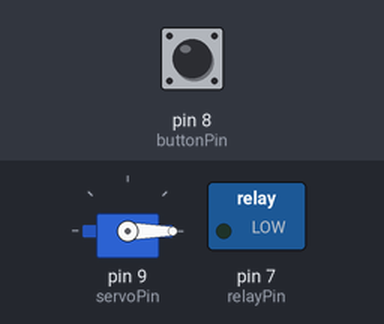
A sketch run on a simulated Arduino Uno, built with avr-gcc and run on an emulated ATmega328P. Parts: servo, switched loads named in the sketch (green lamp = pin HIGH). The test bench sets the inputs (shaded band); at power-on: pin 8 (buttonPin) HIGH.

Above: at 1.2 s.
1.3 s: pin 8 (buttonPin) pulled LOW for 0.15 s
At 2.8 s:
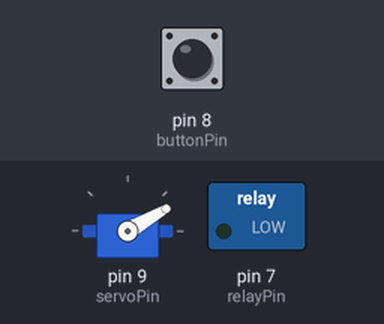
3.1 s: pin 8 (buttonPin) pulled LOW for 1 s
At 4.4 s:
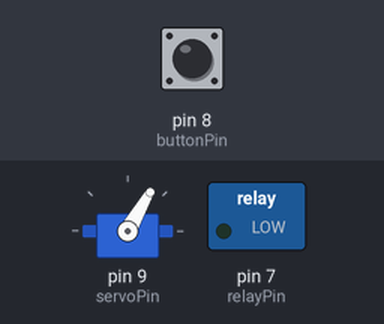
5.6 s: pin 8 (buttonPin) pulled LOW for 0.15 s
At 6.3 s:
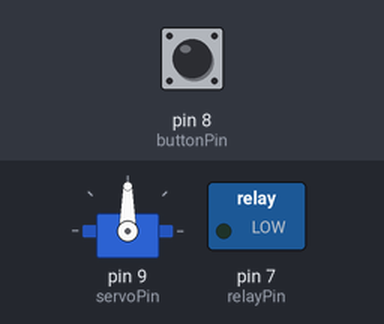
7.4 s: pin 8 (buttonPin) pulled LOW for 3.2 s
At 8.9 s:
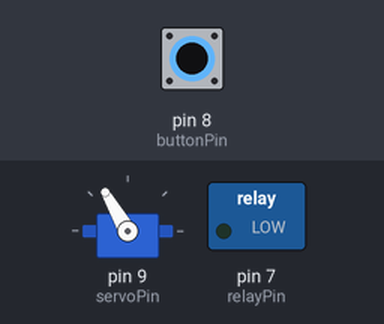
12.1 s: pin 8 (buttonPin) pulled LOW for 0.15 s
At 13.6 s:
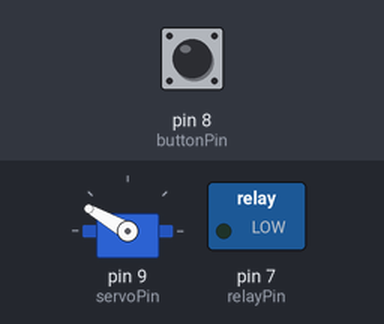
13.9 s: pin 8 (buttonPin) pulled LOW for 1 s
At 15.1 s:
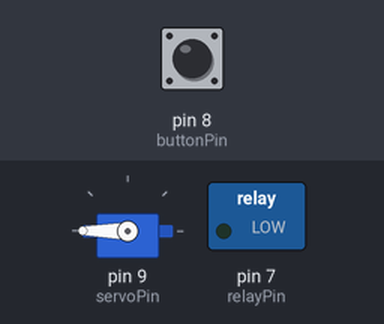
Timing chart, 0 to 16.9 s (numbered marks = the images above; inputs shaded):
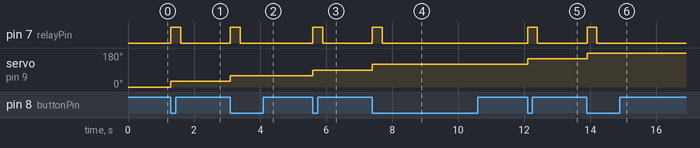

The sketch:

sketch.ino
```cpp
#include <Servo.h>

Servo myServo;

const int relayPin = 7;
const int servoPin = 9;
const int buttonPin = 8;

int currentAngle = 0;
bool pressed = false;
bool lastButtonState = HIGH;

void setup() {
  pinMode(relayPin, OUTPUT);
  pinMode(buttonPin, INPUT_PULLUP);
  myServo.attach(servoPin);
  myServo.write(currentAngle);
  digitalWrite(relayPin, LOW);
}

void loop() {
  bool buttonState = digitalRead(buttonPin);

  if (lastButtonState == HIGH && buttonState == LOW) {

    digitalWrite(relayPin, HIGH);

    currentAngle += 30;

    if (currentAngle > 180)
    {
      currentAngle = 0;
    }

    myServo.write(currentAngle);
    delay(300);
  }

  digitalWrite(relayPin, LOW);

  lastButtonState = buttonState;

  delay(100);
}
```

Measured:
- after the input at 1.3 s, pin 7 (relayPin): LOW → HIGH at once, → LOW 0.30 s later; servo on pin 9 (servoPin): 0° → 30° at once
- after the input at 3.1 s, pin 7 (relayPin): LOW → HIGH at once, → LOW 0.30 s later; servo on pin 9 (servoPin): 30° → 60° at once
- after the input at 5.6 s, pin 7 (relayPin): LOW → HIGH at once, → LOW 0.30 s later; servo on pin 9 (servoPin): 60° → 90° at once
- after the input at 7.4 s, pin 7 (relayPin): LOW → HIGH at once, → LOW 0.30 s later; servo on pin 9 (servoPin): 90° → 120° at once
- after the input at 12.1 s, pin 7 (relayPin): LOW → HIGH at once, → LOW 0.30 s later; servo on pin 9 (servoPin): 120° → 150° at once
- after the input at 13.9 s, pin 7 (relayPin): LOW → HIGH at once, → LOW 0.30 s later; servo on pin 9 (servoPin): 150° → 180° at once
